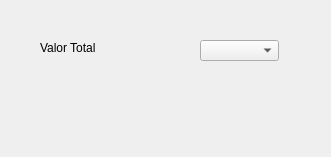
<?xml version="1.0" encoding="UTF-8"?>
<ui version="4.0">
 <class>Dialog</class>
 <widget class="QDialog" name="Dialog">
  <property name="geometry">
   <rect>
    <x>0</x>
    <y>0</y>
    <width>331</width>
    <height>157</height>
   </rect>
  </property>
  <property name="windowTitle">
   <string>Dialog</string>
  </property>
  <widget class="QLabel" name="label">
   <property name="geometry">
    <rect>
     <x>40</x>
     <y>40</y>
     <width>71</width>
     <height>16</height>
    </rect>
   </property>
   <property name="text">
    <string>Valor Total</string>
   </property>
  </widget>
  <widget class="QLabel" name="lb_totalTipoPagamento">
   <property name="geometry">
    <rect>
     <x>130</x>
     <y>40</y>
     <width>58</width>
     <height>16</height>
    </rect>
   </property>
   <property name="text">
    <string/>
   </property>
  </widget>
  <widget class="QComboBox" name="cb_tipoPagamento">
   <property name="geometry">
    <rect>
     <x>200</x>
     <y>40</y>
     <width>79</width>
     <height>21</height>
    </rect>
   </property>
  </widget>
 </widget>
 <resources/>
 <connections/>
</ui>
